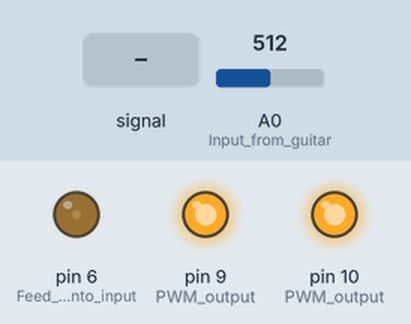
A sketch run on a simulated Arduino Uno, built with avr-gcc and run on an emulated ATmega328P. Shown: output pins drawn as LEDs (lit = HIGH). The test bench sets the inputs (shaded band); at power-on: A0 (Input_from_guitar) = 512. What the sketch prints to the serial monitor is not drawn.

Above: at 1.2 s.
1.3 s: A0 (Input_from_guitar) fed a 200 Hz sine of ±460 counts around its level
4.3 s: A0 (Input_from_guitar) set to 0
At 4.9 s:
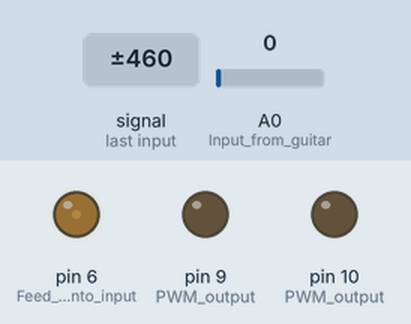
5.8 s: A0 (Input_from_guitar) set to 306
At 7.0 s:
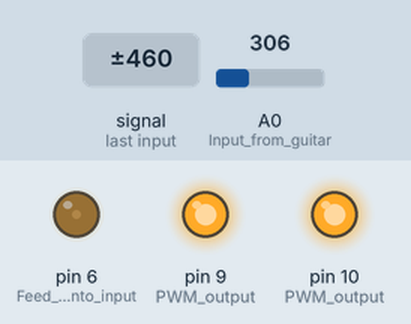
Timing chart, 0 to 8.8 s (numbered marks = the images above; inputs shaded):
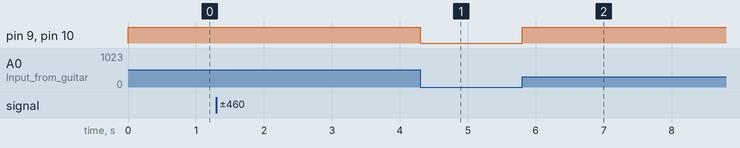

Measured:
- after the input at 5.8 s, pin 9 (PWM_output), pin 10 (PWM_output): LOW → HIGH at once

The sketch:

io02.ino
```cpp
// Combination of input and output code

// Define PWM parameters
#define PWM_FREQ 0x00FF    // PWM frequency -- 31.3 KHz
#define PWM_MODE 0         // Phase Correct PWM (0) or Fast PWM (1)
#define PWM_QTY 2          // Use both channels (A and B) in parallel

int guitarVal;
// int curTime = 0;
// int prevTime = 0;
// int max = 0;

void setup() {
  // Start serial output
  Serial.begin(115200);

  // Set IO pins
  pinMode(A0, INPUT);     // Input from guitar
  pinMode(6, OUTPUT);     // Feed offset into input
  // pinMode(9, OUTPUT);     // PWM output
  // pinMode(10, OUTPUT);    // PWM output

  // Set offset
  analogWrite(6, 38);

  // Setup PWM
  TCCR1A = (((PWM_QTY - 1) << 5) | 0x80 | (PWM_MODE << 1));   // COM1A/B
  TCCR1B = ((PWM_MODE << 3) | 0x11);                          // WGM + prescaler clk/1
  // TIMSK1 = 0x20;                                              // Interrupt
  ICR1H = (PWM_FREQ >> 8);                                    // TOP value (frequency)
  ICR1L = (PWM_FREQ & 0xFF);                                  //
  DDRB |= ((PWM_QTY << 1) | 0x02);                            // Turn on outputs
}


void loop() {
  // Read input
  guitarVal = analogRead(A0);
  // Moniter input
  Serial.println(guitarVal);
  // PWM Signals outputs
  //OCR1A = ((guitarVal + 0x8000) >> 8);  // unsigned high byte on pin 9
  //OCR1B = guitarVal;  // low byte on pin 10
  analogWrite(9, guitarVal);
  analogWrite(10, guitarVal);
}
```
